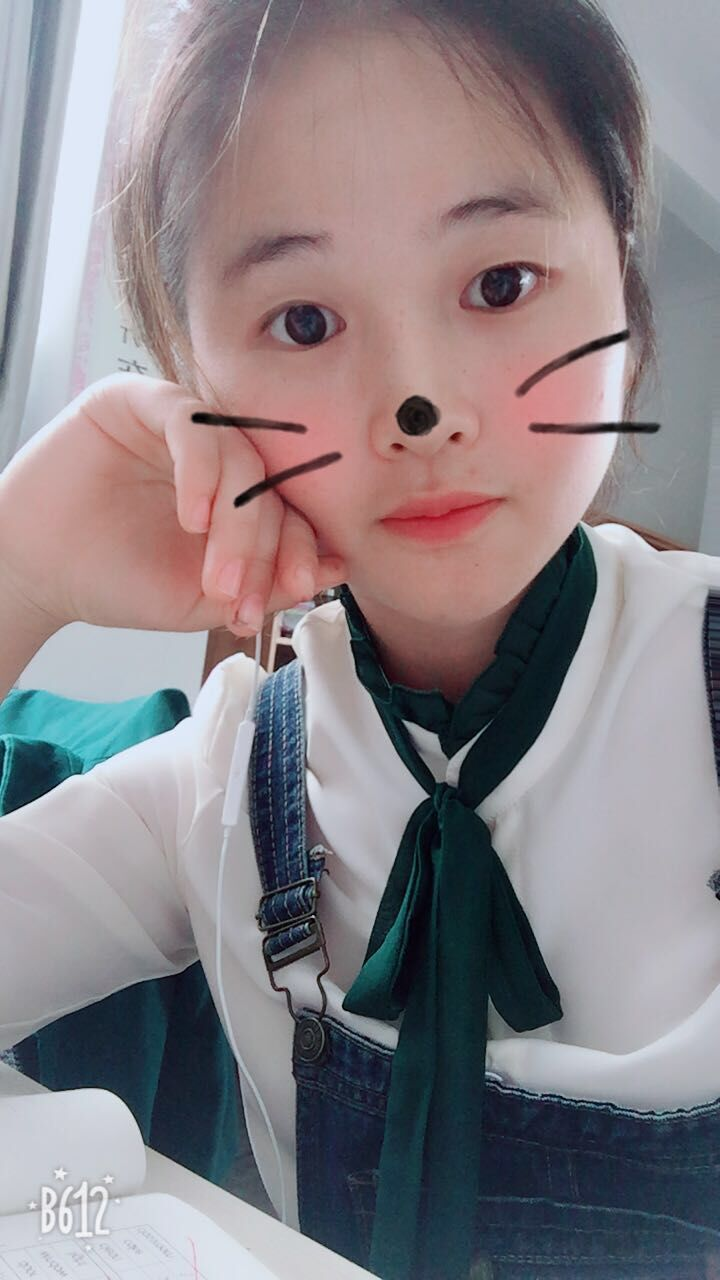
#> input picture Ml/OpenCVDemo/image/wxs.jpg, 720 x 1280 px
$ python '图像简单读取、显示与储存.py'
#> lines starting #> are read from the running program, lines starting #| are printed output that depends on the picture
#!/usr/bin/python
# -*- coding: UTF-8 -*-
import cv2
#读取0:gray,1:color,default=1
img=cv2.imread('image/wxs.jpg',0)
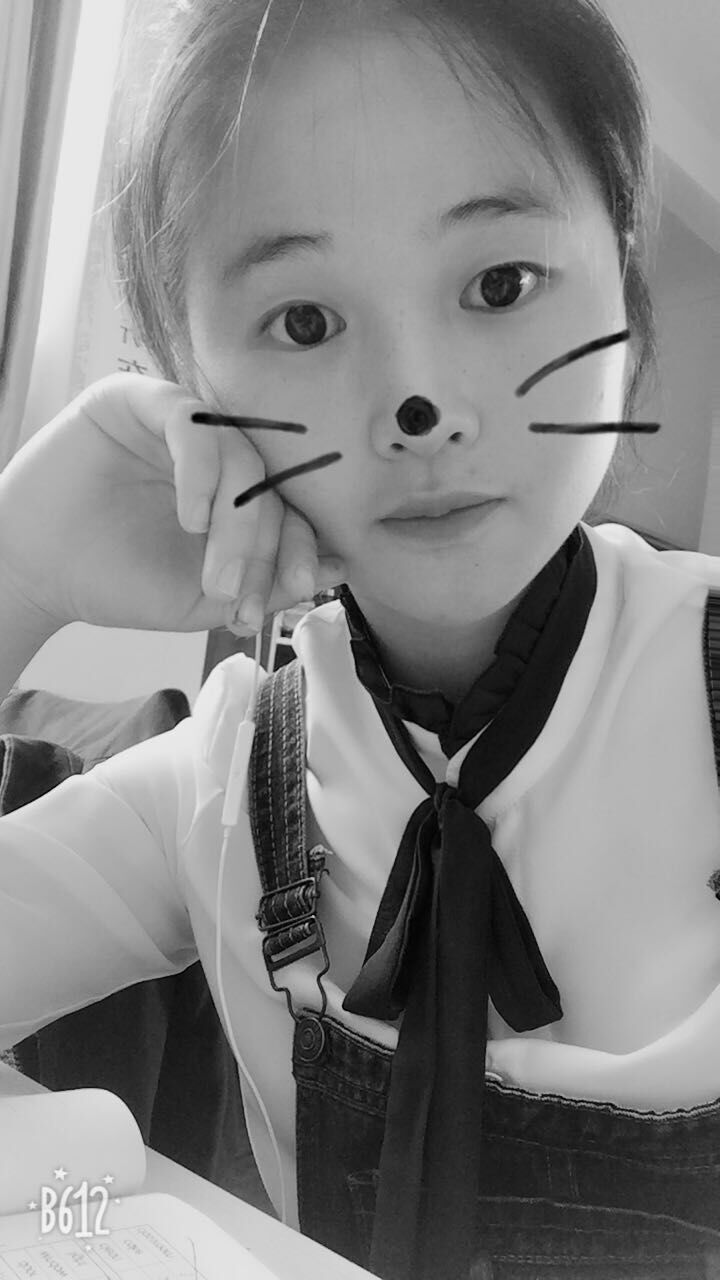
#> img: shape (1280, 720); min 0, max 252, mean 132.3
import matplotlib.pyplot as plt
plt.imshow(img,cmap='gray')
#plt.xlabel('1')
#plt.ylabel('2')
plt.xticks([]),plt.yticks([]) #隐藏坐标线
plt.show()

$ run again, with Ml/OpenCVDemo/image/1.jpg copied over Ml/OpenCVDemo/image/wxs.jpg
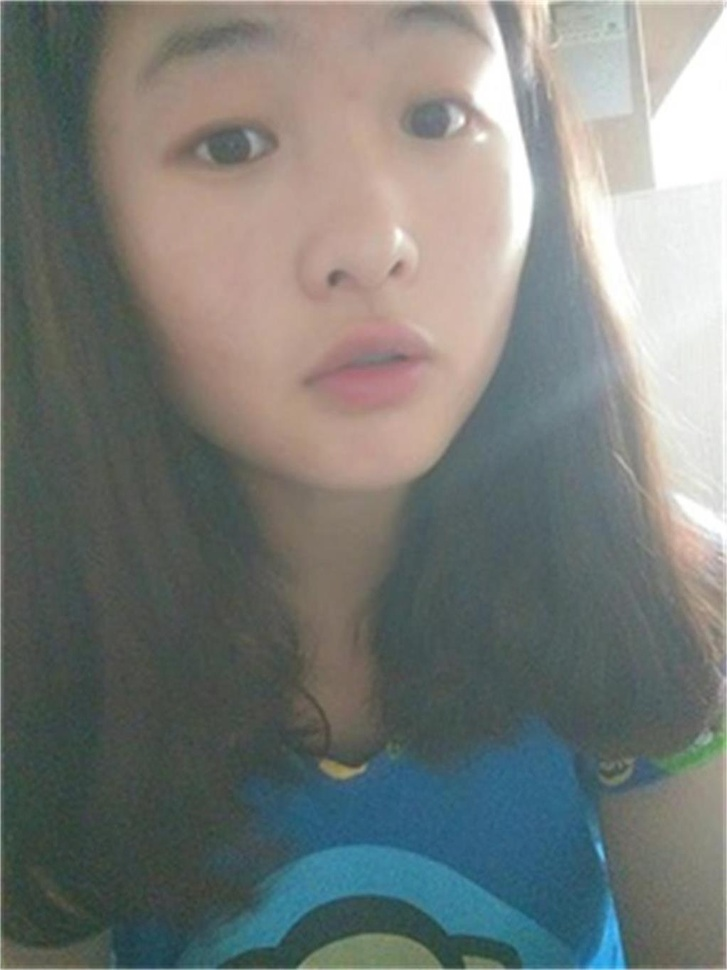
#> input picture Ml/OpenCVDemo/image/1.jpg, 727 x 970 px, shrunk from 1022 x 1363 before the run
#> `img=cv2.imread('image/wxs.jpg',0)`:
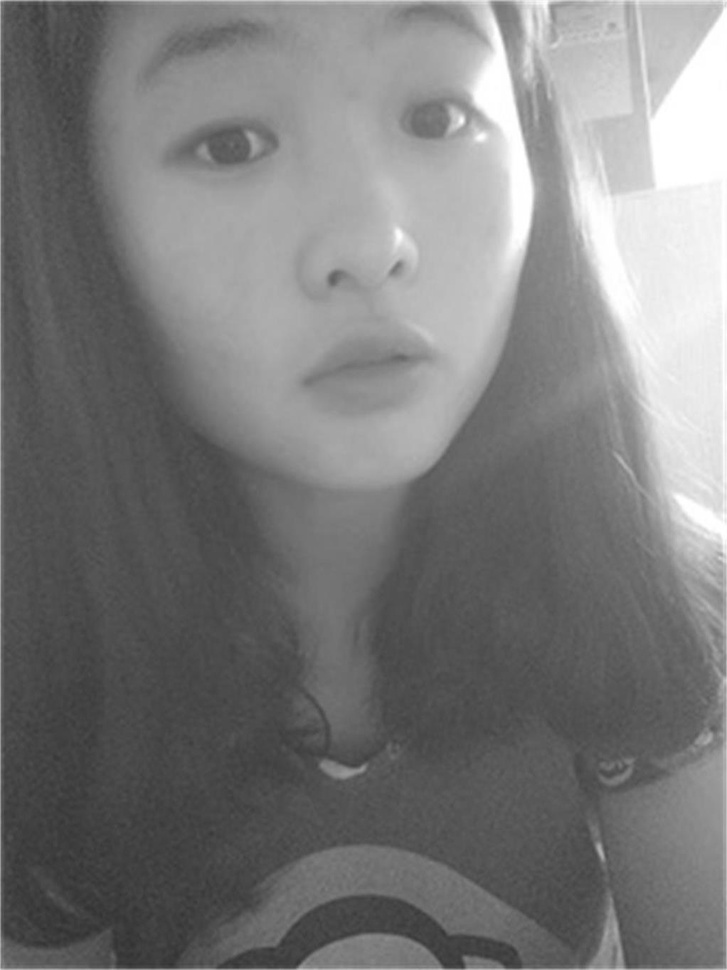
#> img: shape (970, 727); min 49, max 255, mean 122.7
